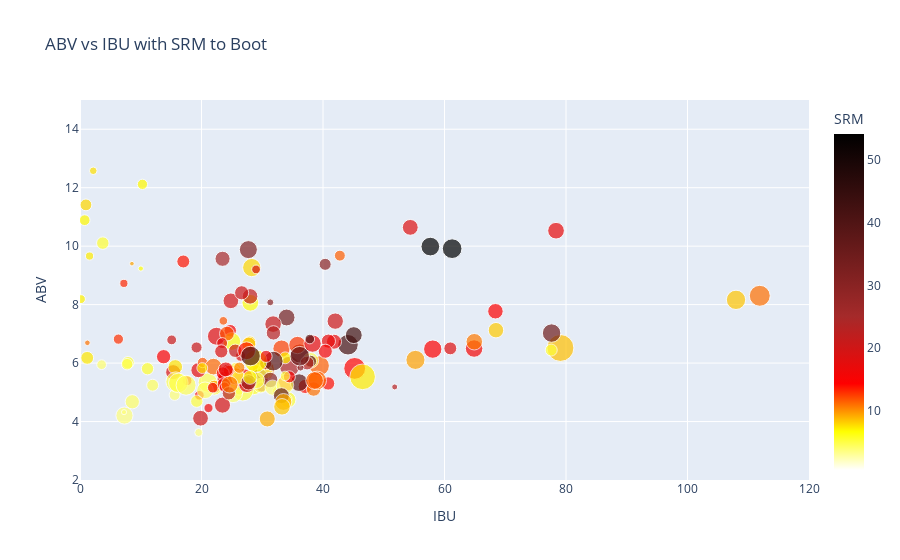

The cell this chart's notebook holds for it:
### Code cell
plot_bubble(bf)

### Figure 1 — Plotly figure (JSON) as saved in the notebook; plotly's stock layout.template omitted (floating-point values rounded to 4 significant figures; data arrays with more than 128 entries replaced by an {"elided": "..."} marker saying what was removed)
{"data": [{"marker": {"color": {"elided": "178 float values"}, "colorbar": {"title": {"text": "SRM"}}, "colorscale": [[0, "white"], [0.1143, "yellow"], [0.2571, "red"], [0.4571, "brown"], [1, "black"]], "showscale": true, "size": {"elided": "178 float values"}}, "mode": "markers", "text": {"elided": "178 str values"}, "type": "scatter", "x": {"elided": "178 float values"}, "y": {"elided": "178 float values"}}], "layout": {"title": {"text": "ABV vs IBU with SRM to Boot"}, "xaxis": {"range": [0, 120], "title": {"text": "IBU"}}, "yaxis": {"range": [2, 15], "title": {"text": "ABV"}}}}
